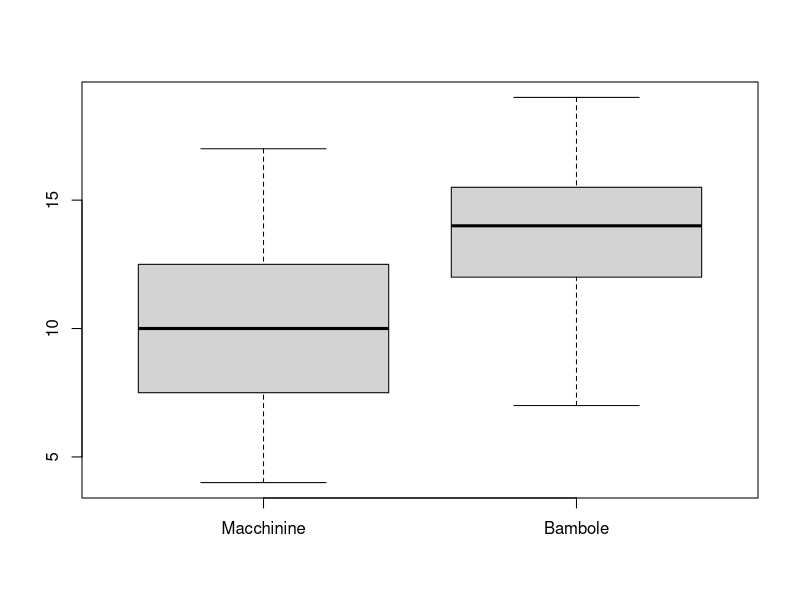
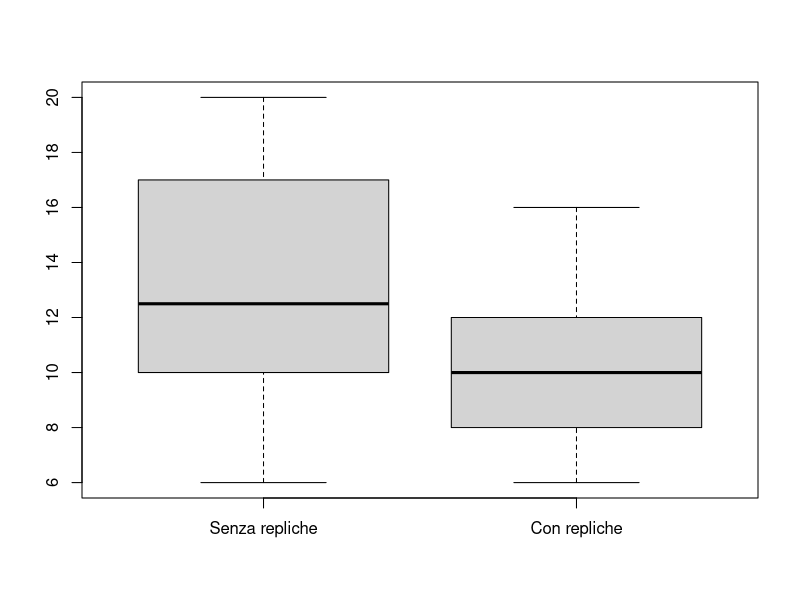

Write the R code that produced these figures, in order.
## ---- chunk 1
myvar = T
echovar = T
evalvar = T
knitr::opts_chunk$set(include = myvar, 
                      echo = echovar,
                      eval = evalvar)
## ---- chunk 2
dati <- read.csv2("DataAS.csv")

head(dati)

ECat <- dati$E
ECat[(dati$E >= 36) & (dati$E <= 43)] <- 1
ECat[(dati$E >= 44) & (dati$E <= 51)] <- 2
SM10 <- rep(0,60)
SM10[(dati$a1b1+dati$a1b2)>=10] <- 1
myT <- table(ECat,SM10)
rownames(myT) <- c("[36-43]","[44-51]")
colnames(myT) <- c("P<10","P>=10")
myT  # I bambini più grandi hanno una maggiore probabilità di
   # superare la soglia minima 10

chisq.test(myT)

## ---- chunk 3
SB10 <- rep(0,60)
SB10[(dati$a2b1+dati$a2b2)>=10] <- 1
myT1 <- table(ECat,SB10)
rownames(myT1) <- c("[36-43]","[44-51]")
colnames(myT1) <- c("P<10","P>=10")
myT1  # non sembra esserci una grande differenza tra le due età

chisq.test(myT1)


## ---- chunk 4
GEN <- dati$S
myT2 <- table(GEN,SM10)
myT3 <- table(GEN,SB10)
rownames(myT2) <- c("F","M")
colnames(myT2) <- c("P<10","P>=10")
rownames(myT3) <- c("F","M")
colnames(myT3) <- c("P<10","P>=10")
myT2
chisq.test(myT2)
myT3
chisq.test(myT3)

## ---- chunk 5
RCa1 <- dati$a1b1 + dati$a1b2
RCa2 <- dati$a2b1 + dati$a2b2

t.test(RCa1,RCa2,paired=T)
boxplot(RCa1, RCa2, names = c("Macchinine", "Bambole"))
## ---- chunk 6
RCb1 <- dati$a1b1 + dati$a2b1
RCb2 <- dati$a1b2 + dati$a2b2

t.test(RCb1,RCb2,paired=T,alternative="greater")
boxplot(RCb1, RCb2, names = c("Senza repliche", "Con repliche"))
## ---- chunk 7
nFa1 <- sum(RCa1[dati$S=="f"] > 10)
nMa1 <- sum(RCa1[dati$S=="m"] > 10)

nFa1
nMa1

prop.test(c(nFa1,nMa1),c(30,30),alternative="less")
